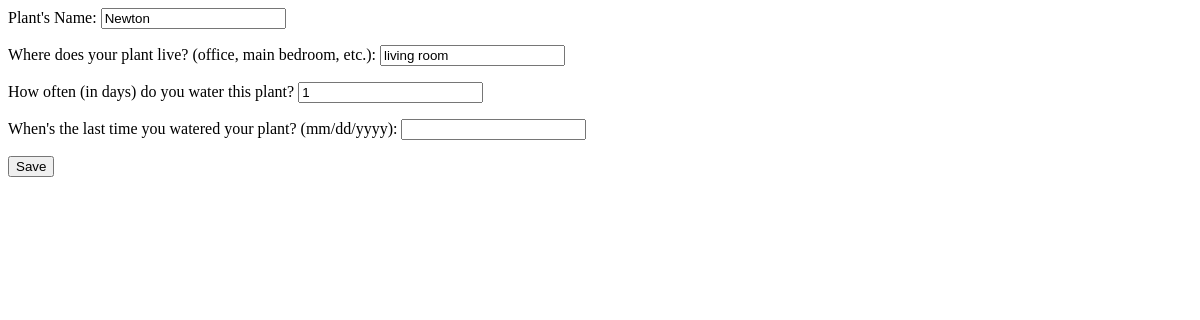
/plants/3/update/, run on an earlier commit of the app's database.
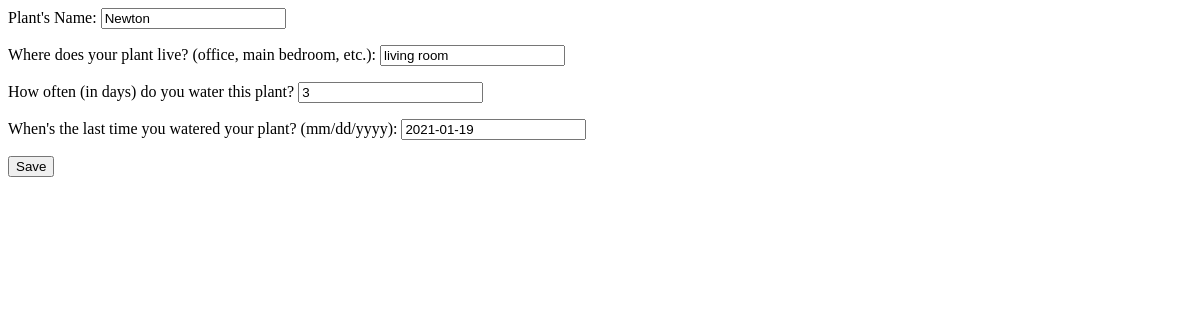
And on a later commit of the database.
### plants/models.py (models this page shows, shortened)
class plants(models.Model):
	name= models.CharField(max_length=50)
	location=models.CharField(max_length=200)
	frequency=models.PositiveSmallIntegerField()
	last_watered=models.DateField()

### plants/views.py (the view, shortened to what this page needs)
# urls.py: path('<int:pk>/update/', PlantUpdateView.as_view(), name= 'update-plant'),
class PlantUpdateView(UpdateView):
	template_name= 'plants/plants_create.html'
	form_class= PlantForm
	queryset= plants.objects.all()

### plants/forms.py
class PlantForm(forms.ModelForm):
	name= forms.CharField(label= "Plant's Name")
	location= forms.CharField(label= "Where does your plant live? (office, main bedroom, etc.)")
	frequency=forms.IntegerField(label= 'How often (in days) do you water this plant?')
	last_watered= forms.DateField( label="When's the last time you watered your plant? (mm/dd/yyyy)")
	class Meta:
		model= plants
		fields= [
			'name',
			'location',
			'frequency',
			'last_watered'
		]

### plants/templates/plants/plants_create.html
{% extends "base.html" %}
{% block content%}
<form method='POST'> {% csrf_token %}
{{form.as_p}}
<input type ='submit' value='Save' />
</form>
{% endblock%}

What changed in the data, as far as the page shows it:
changed plants "Newton": frequency "1" → "3"; last_watered (not shown) → "2021-01-19"
